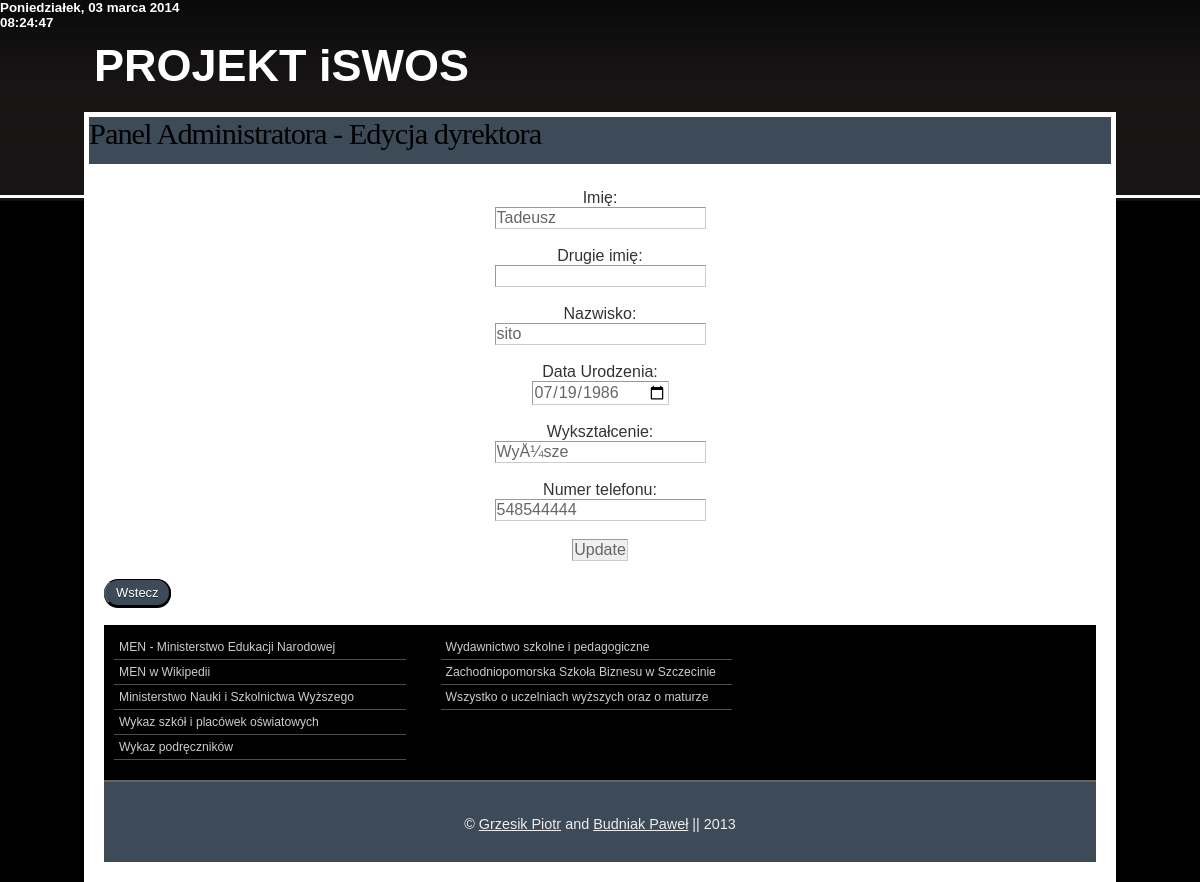
Page /pages/edycja/editd.php?editd=18 (signed in) on the committed database.
### tables this page shows
CREATE TABLE IF NOT EXISTS `dyrektor` (
  `iddyrektora` int(11) NOT NULL AUTO_INCREMENT,
  `login` varchar(11) NOT NULL,
  `pass` varchar(32) NOT NULL,
  `imie` varchar(15) NOT NULL,
  `imie2` varchar(15) NOT NULL,
  `nazwisko` varchar(30) NOT NULL,
  `data_urodzenia` date NOT NULL,
  `wyksztalcenie` varchar(20) NOT NULL,
  `telefon` varchar(9) NOT NULL,
  PRIMARY KEY (`iddyrektora`)
);

### pages/edycja/editd.php (the view, shortened to what this page needs)
<!DOCTYPE html PUBLIC "-//W3C//DTD XHTML 1.0 Transitional//EN"
    "http://www.w3.org/TR/xhtml1/DTD/xhtml1-transitional.dtd">
<html xml:lang="pl" lang="pl" xmlns="http://www.w3.org/1999/xhtml">
<head>
<link rel="stylesheet" type="text/css" href="../../styles.css" />
<SPAN id="Data" style="POSITION: absolute; LEFT: 0; TOP: 0; FONT-SIZE: 10pt;
FONT-WEIGHT: bold; COLOR: white; FONT-FAMILY: Verdana, Arial;"></SPAN>
<body onLoad="czas()">
<div id="wrap">
    <div class="header">
        <h5>PROJEKT <strong> iSWOS</strong></h5>
    </div>
    <div class="page">
        <div id="navbg">
            <div id="nav">
               <h3>Panel Administratora - Edycja dyrektora</h3>
            </div>
        </div>
        <div class="page-wrap">
            <div class="content">
                <?php
						if( isset($_GET['editd']) )
						{
							$iddyrektora = $_GET['editd'];
							$res= mysql_query("SELECT * FROM dyrektor WHERE iddyrektora='$iddyrektora'");
							$row= mysql_fetch_array($res);
						}
					?>
					<?php
					echo '<center>
					<form action="editd.php" method="POST">
					Imię: <input type="text" name="newName" value="'.$row[3].'"><br />
					Drugie imię: <input type="text" name="newImie2" value="'.$row[4].'"><br />
					Nazwisko: <input type="text" name="newNazwisko" value="'.$row[5].'"><br />
					Data Urodzenia: <input type="date" name="newDataurodzenia" value="'.$row[6].'"><br />
					Wykształcenie: <input type="text" name="newWyksztalcenie" value="'.$row[7].'"><br />
					Numer telefonu: <input type="text" maxlength="9" name="newTelefon" value="'.$row[8].'"><br />
					<input type="hidden" name="iddyrektora" value="'.$row[0].'">
					<input type="submit" value="Update"/>
					</form></center>';
					?>
					<br />
                    <a href="edycjad.php"><button>Wstecz</button></A><br />
                    <br />
            </div>
            <div class="footer-navigation">
                <ul>
                    <li><a href="http://www.men.gov.pl" title="MEN - Ministerstwo Edukacji Narodowej" onclick="this.target='_blank'">MEN - Ministerstwo Edukacji Narodowej</a></li>
                    <li><a href="http://pl.wikipedia.org/wiki/Ministerstwo_Edukacji_Narodowej" title="MEN w Wikipedii" onclick="this.target='_blank'">MEN w Wikipedii</a></li>
                    <li><a href="http://www.mnisw.gov.pl" title="Ministerstwo Nauki i Szkolnictwa Wyższego" onclick="this.target='_blank'">Ministerstwo Nauki i Szkolnictwa Wyższego</a></li>
                    <li><a href="http://www.cie.men.gov.pl/index.php/sio-wykaz-szkol-i-placowek.html" title="Wykaz szkół i placówek oświatowych">Wykaz szkół i placówek oświatowych</a></li>
                    <li><a href="http://www.men.gov.pl/podreczniki/" title="Wykaz podręczników" onclick="this.target='_blank'">Wykaz podręczników</a></li>
                </ul>
                <ul>
                    <li><a href="http://www.wsip.pl/dla_nauczycieli/przedmioty/szkolnictwo_specjalne/aktualnosci" title="Wydawnictwo szkolne i pedagogiczne" onclick="this.target='_blank'">Wydawnictwo szkolne i pedagogiczne</a></li>
                    <li><a href="http://www.zpsb.szczecin.pl" title="Zachodniopomorska Szkoła Biznesu w Szczecinie" onclick="this.target='_blank'">Zachodniopomorska Szkoła Biznesu w Szczecinie</a></li>
                    <li><a href="http://www.edukacja.net" title="Wszystko o uczelniach wyższych oraz o maturze" onclick="this.target='_blank'">Wszystko o uczelniach wyższych oraz o maturze</a></li>
                </ul>
            </div>
            <div class="footer">
                <p>© <a href="mailto: grzesikpiotr@op.pl">Grzesik Piotr</a> and <a href="mailto: p.budniak5@gmail.com">Budniak Paweł</a> || 2013</p>
            </div>
        </div>
    </div>
</div>
</body>
</html>

### styles.css (style rules this page uses)
* { margin:0; padding:0; }
body { background:#000000 url('images/body.jpg') repeat-x scroll top left; margin:0 auto; padding:0; font-family:Arial, Helvetica, sans-serif; color:#333333; }
div#wrap { width:86%; margin:30px auto 0 auto; padding:0 10px; }
div.header { padding:10px 0 20px 10px; margin:0 auto; }
div#navbg { background-color:#ffffff; padding:5px; }
div#nav { background-color:#3D4A57; height:47px; display:block; }
h3 { font-size:1.9em; font-family:Georgia, "Times New Roman", Times, serif; font-weight:normal; color:#000000; letter-spacing:-1px; }
h5 { font-size:45px; font-family:Arial, Helvetica, sans-serif; color: white; border: 1px; }
p { margin-bottom:20px; line-height:1.7em; font-size:0.95em; color:#333333; }
ul { padding:0 0 20px 35px; list-style:none; }
form input, form textarea { display: block; border:1px solid #999999; border-bottom-color:#cccccc; border-right-color:#cccccc; padding:1px; color:#666666; font-family:Arial, Helvetica, sans-serif; font-size:1.0em; }
button { border-top: 1px solid #000000; background: #3d4a57; background: (left top, left bottom); background: (top, #3d4a57, #3d4a57); padding: 5px 10px; border-radius: 40px; box-shadow: rgba(0,0,0,1) 0 1px 0; text-shadow: rgba(0,0,0,.4) 0 1px 0; color: #ffffff; font-size: 13px; font-family: Helvetica, Arial, Sans-Serif; text-decoration: none; vertical-align: middle; }
a, a:visited { color:#f0f3f6; }
div.page { clear:both; margin:0; padding:0; background-color:#ffffff; }
div.page ul { font-size:0.95em; color:#333333; }
div.page ul li { padding:2px 0; }
div.page p { text-align:justify; font-family:Helvetica, Arial, sans-serif; color:#444444; }
div.page-wrap { background-color:#ffffff; padding:20px; clear:both; }
div.content { background-color:#ffffff; float:left; width:100%; }
div.footer-navigation { background:black none repeat-x scroll left 50%; min-height:90px; border-bottom:1px solid #666666; padding:10px 10px 20px; clear:both; }
div.footer-navigation ul { list-style:none; padding:0; width:30%; float:left; margin-right:35px; }
div.footer-navigation ul li { padding:5px; color:#cccccc; border-bottom:1px solid #4D4D4D; font-size:0.8em; font-family:Helvetica, Arial, sans-serif; }
div.footer-navigation ul li a, div.footer-navigation ul li a:visited { color:#cccccc; text-decoration:none; }
div.footer { clear:both; border-top:1px solid #526475; background:#3D4A57; min-height:80px; clear:both; }
div.footer p { text-align:center; color:#eeeeee; padding-top:30px; font-size:0.9em; }
div.footer p a, div.footer p a:visited { color:#eeeeee; }

### rows in the picture
dyrektor: newName "Tadeusz", newNazwisko "sito", newDataurodzenia "07/19/1986", newWyksztalcenie "WyÅ¼sze", newTelefon "548544444"
